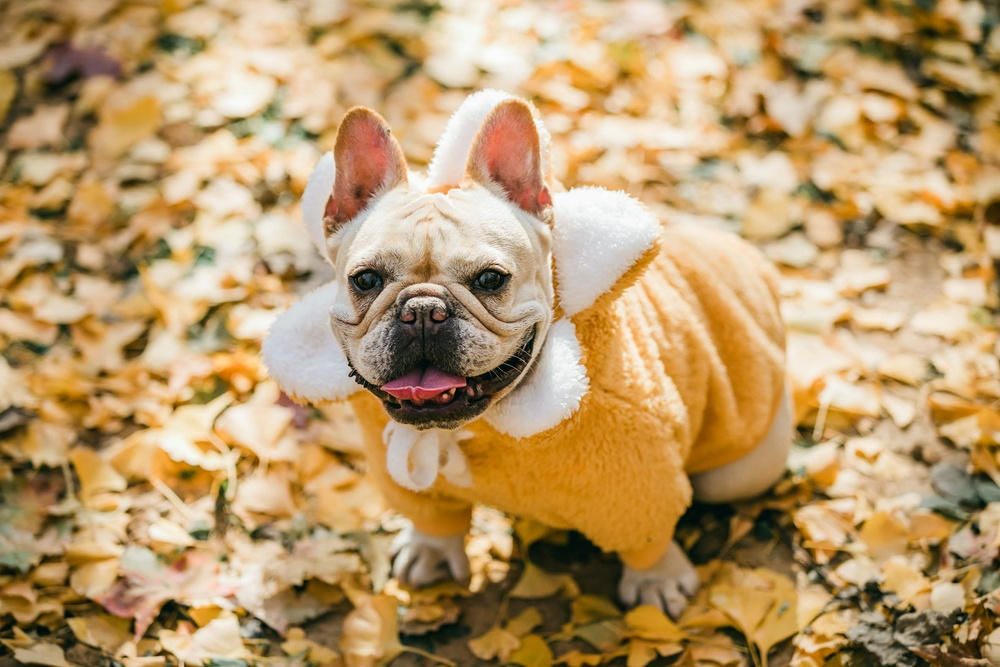
#> input picture opencv_learn/image/fadou.jpg, 1000 x 667 px, shrunk from 3000 x 2000 before the run, given in place of test.png, which was not available
$ python demo_test_1.py
#> lines starting #> are read from the running program, lines starting #| are printed output that depends on the picture; after the words box and inside, x2 and y2 are one past the last pixel; in counts of white or black regions, pixels touching at a corner belong together; pictures that were not available may be replaced by others from this repository, and a replacement may not be noted
# -*- coding: utf-8 -*-
"""
边缘检测
目标：
1.图片融合
2.OpenCV函数：cv2.cvtColor(),cv2.threshold(),cv2.medianBlur(),cv2.morphologyEx(),cv2.bitwise_not(),cv2.bitwise_and(),cv2.add()
思路：
1.
"""

import cv2

import numpy as np


def f4():
    img1 = cv2.imread(r'E:\pycharmproject\pythonlearn\image\001.jpg')
    img2 = cv2.imread(r'E:\pycharmproject\pythonlearn\image\002.jpg')

    # 创建掩膜
    img2Gray = cv2.cvtColor(img2, cv2.COLOR_BGR2GRAY)

    ret, mask = cv2.threshold(img2Gray, 200, 255, cv2.THRESH_BINARY)
    median = cv2.medianBlur(mask, 5)


    kernel1 = cv2.getStructuringElement(cv2.MORPH_RECT, (10, 10))
    closing = cv2.morphologyEx(median, cv2.MORPH_OPEN, kernel1)
    mask_inv = cv2.bitwise_not(closing)
    cv2.imshow("closing", closing)
    cv2.imshow("mask_inv", mask_inv)
    img1bg = cv2.bitwise_and(img1, img1, mask=mask_inv)
    img2bg = cv2.bitwise_and(img2, img2, mask=closing)
    temp = cv2.add(img1bg, img2bg)

    cv2.imshow("img1bg", img1bg)
    cv2.imshow("img2bg", img2bg)
    cv2.imshow("test4", temp)
    cv2.waitKey(0)


def f5():
    img=cv2.imread(r"E:\test.png")
#> img is the input picture: shape (667, 1000, 3); mean B, G, R 107.8, 153.6, 185.3
    gray=cv2.cvtColor(img,cv2.COLOR_BGR2GRAY)
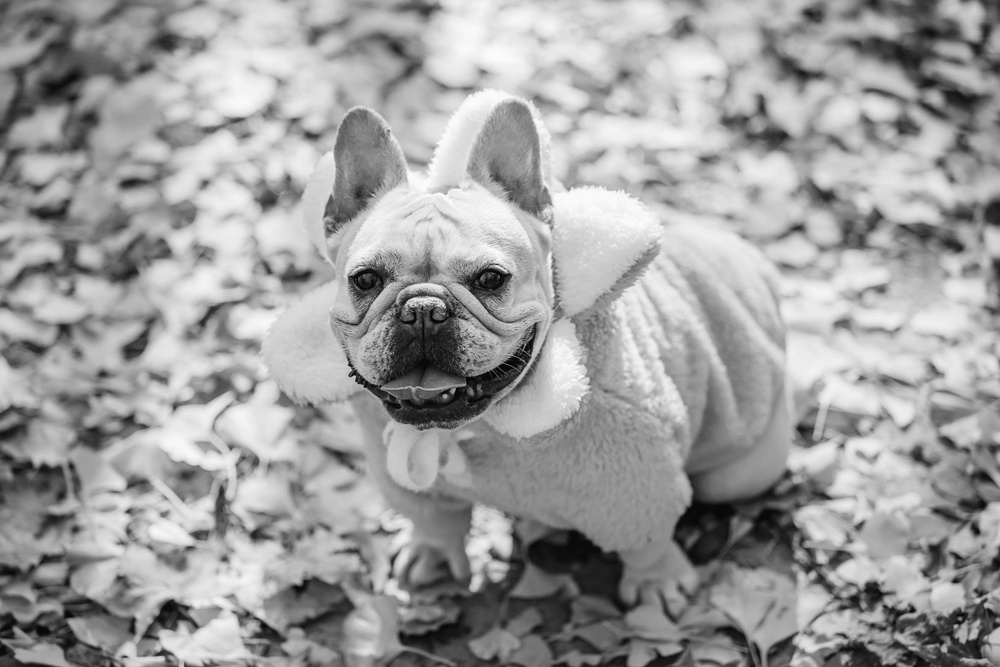
#> gray: shape (667, 1000); min 1, max 254, mean 157.9

    ret,thresh=cv2.threshold(gray, 140, 255, cv2.THRESH_BINARY)
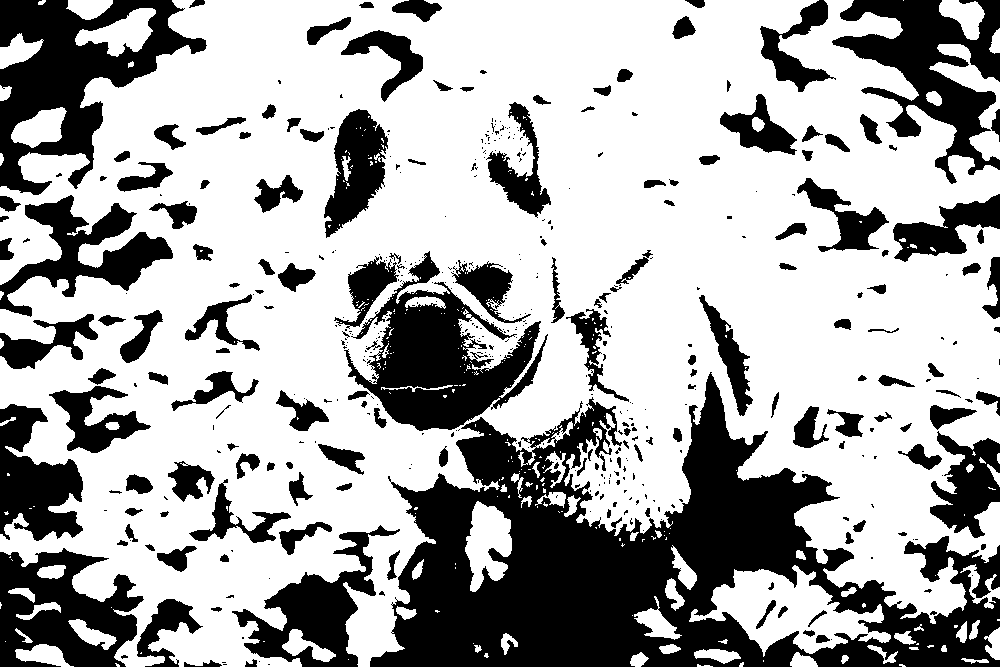
#> thresh: shape (667, 1000); 66.5% white; 457 black regions (293 under 20 px), largest, box (x1, y1, x2, y2) and area: (370, 372, 1000, 667) 80790, (0, 0, 207, 195) 17022, (344, 251, 548, 431) 15357
    median = cv2.medianBlur(thresh, 5)
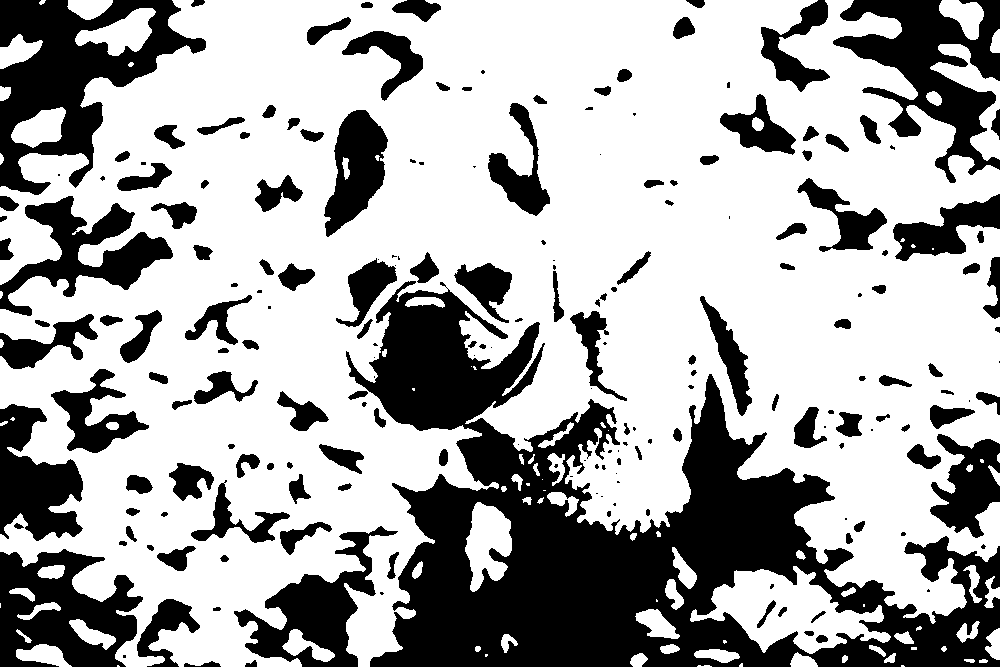
#> median: shape (667, 1000); 66.7% white; 203 black regions (58 under 20 px), largest, box (x1, y1, x2, y2) and area: (346, 281, 1000, 667) 96469, (0, 0, 206, 195) 17048, (833, 0, 1000, 183) 12787
    cv2.imshow("img1bg", median)
    cv2.waitKey(0)


if __name__=="__main__":
    f5()

$ run again, on opencv_learn/image/head.jpg
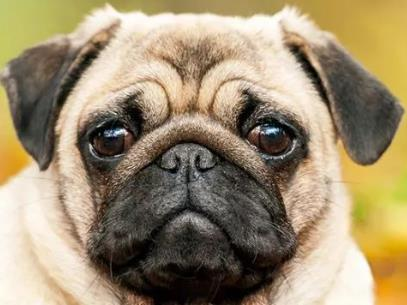
#> input picture opencv_learn/image/head.jpg, 407 x 305 px, given in place of test.png, which was not available
#> in f5, img is the input picture: shape (305, 407, 3); mean B, G, R 111.4, 141.2, 157.2
#> in f5, `ret,thresh=cv2.threshold(gray, 140, 255, cv2.THRESH_BINARY)`:
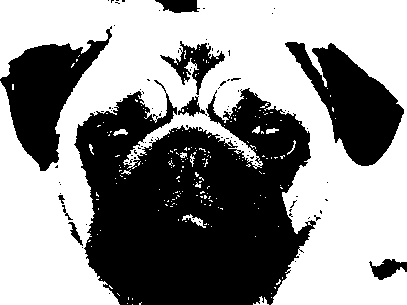
#> thresh: shape (305, 407); 56.5% white; 94 black regions (84 under 20 px), largest, box (x1, y1, x2, y2) and area: (74, 80, 316, 305) 37687, (285, 42, 404, 166) 6865, (0, 26, 112, 171) 6755
#> in f5, `median = cv2.medianBlur(thresh, 5)`:
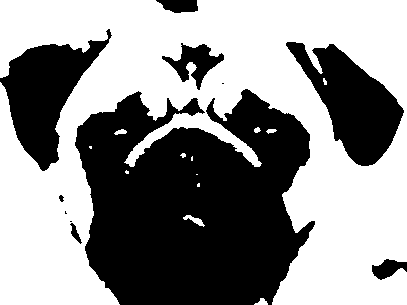
#> median: shape (305, 407); 56.2% white; 11 black regions (3 under 20 px), largest, box (x1, y1, x2, y2) and area: (75, 89, 315, 305) 38518, (286, 42, 404, 166) 6885, (0, 29, 112, 171) 6770
